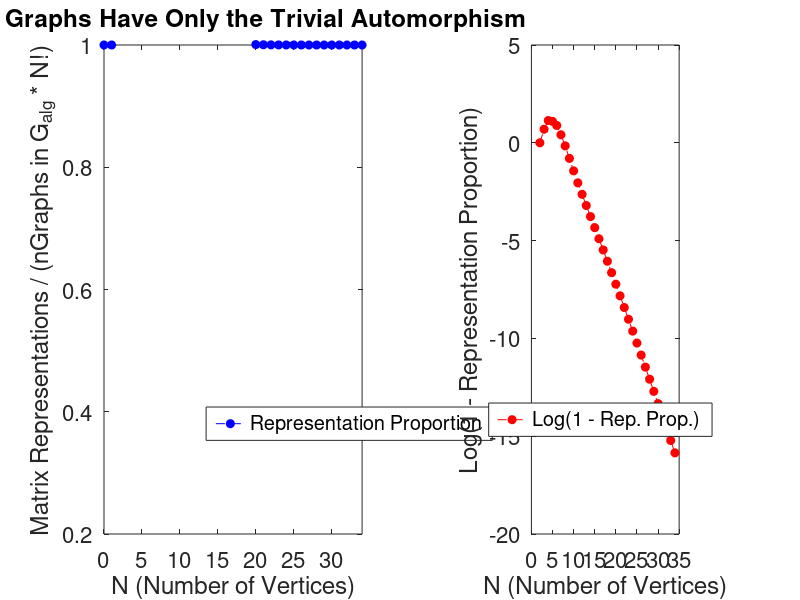

This figure's MATLAB source: (Note: this script raises an error after producing the figure.)
numGraphs = [1, 1, 2, 4, 11, 34, 156, 1044, 12346, 274668, 12005168, 1018997864, 165091172592, 50502031367952, 29054155657235488, 31426485969804308768, 64001015704527557894928, 245935864153532932683719776, 1787577725145611700547878190848, 24637809253125004524383007491432768,645490122795799841856164638490742749440, 32220272899808983433502244253755283616097664, 3070846483094144300637568517187105410586657814272, 559946939699792080597976380819462179812276348458981632, 195704906302078447922174862416726256004122075267063365754368,131331393569895519432161548405816890146389214706146483380458576384,169487618400693135671278778610295749756246061427513800357039083537927168,421260006519643885757174107650953992882782878952295704539600450662355704738816,2019295999678571395728328980890810345860807065053566265347514137546665672316696821760,18691352722478956041683441055221773100906878077027397169675907651818104181986752359177684992,334494316309257669249439569928080028956631479935393064329967834887217734534880582749030521599504384,11585815044205812673379511928863764381265040141261061227725971383046167307510698791401041768792169368940544,777510571865055903406188374366190476598442307924741916354899631006385898637671205231827093391614863192904415807488,101193386573463039354269401142741027463145963826790815082084909468028166503553807396859190074836698829732761747606799118336,25566013871397723851094108820013106182843555852275358804907199250742354688175618766408178934854794054153633107026075263960686854144,];
temp = (0 : (size(numGraphs, 2) -1));
numMats = 2 .^ ((temp .* temp - temp)/2);

matrixRepresentationsPerGraph = numMats ./ numGraphs;
maxRepresentationsPerGraph = factorial(temp);

proportionOfPotential = matrixRepresentationsPerGraph ./ maxRepresentationsPerGraph;

proportionOfPotential = proportionOfPotential .^ -1;

logOffFromOne = log(abs(1 - proportionOfPotential));

% CREATEFIGURE(TEMP1, PROPORTIONOFPOTENTIAL1, DIFF1)
%  TEMP1:  vector of x data
%  PROPORTIONOFPOTENTIAL1:  vector of y data
%  DIFF1:  vector of y data

%  Auto-generated by MATLAB on 27-Mar-2016 12:09:50

% Create figure
figure1 = figure;

% Create subplot
subplot1 = subplot(1,2,1,'Parent',figure1);
hold(subplot1,'on');

% Create plot
plot(temp,proportionOfPotential,'Parent',subplot1,...
    'DisplayName','Representation Proportion',...
    'MarkerFaceColor',[0 0 1],...
    'Marker','o',...
    'LineStyle','--',...
    'Color',[0 0 1]);

% Create xlabel
xlabel('N (Number of Vertices)');

% Create ylabel
ylabel('Matrix Representations / (nGraphs in G_{alg} * N!)');

% Create title
title('Most Graphs Have Only the Trivial Automorphism');

% Uncomment the following line to preserve the X-limits of the axes
 xlim(subplot1,[0 34]);
% Uncomment the following line to preserve the Y-limits of the axes
 ylim(subplot1,[0.2 1]);
box(subplot1,'on');
% Set the remaining axes properties
set(subplot1,'FontSize',16);
% Create legend
legend1 = legend(subplot1,'show');
set(legend1,...
    'Position',[0.257630161579893 0.266075388026608 0.189856373429085 0.0421286031042128]);

% Create axes
axes1 = axes('Parent',figure1);
hold(axes1,'on');

% Create plot
plot(temp,logOffFromOne,'Parent',axes1,'DisplayName','Log(1 - Rep. Prop.)',...
    'MarkerFaceColor',[1 0 0],...
    'Marker','o',...
    'LineStyle','--',...
    'Color',[1 0 0]);

% Create xlabel
xlabel('N (Number of Vertices)');

% Create ylabel
ylabel('Log(1 - Representation Proportion)');

box(axes1,'on');
% Set the remaining axes properties
set(axes1,'FontSize',16,'OuterPosition',...
    [0.534263458060926 0 0.409653637501739 1]);
% Create legend
legend2 = legend(axes1,'show');
set(legend2,...
    'Position',[0.610861759425495 0.272727272727273 0.149461400359066 0.0421286031042128]);

fig = gcf;
fig.PaperUnits = 'inches';
fig.PaperPosition = [0 0 12 6];
%print('visualization/numGraphsAndPaths','-dpng','-r0');
%close;
